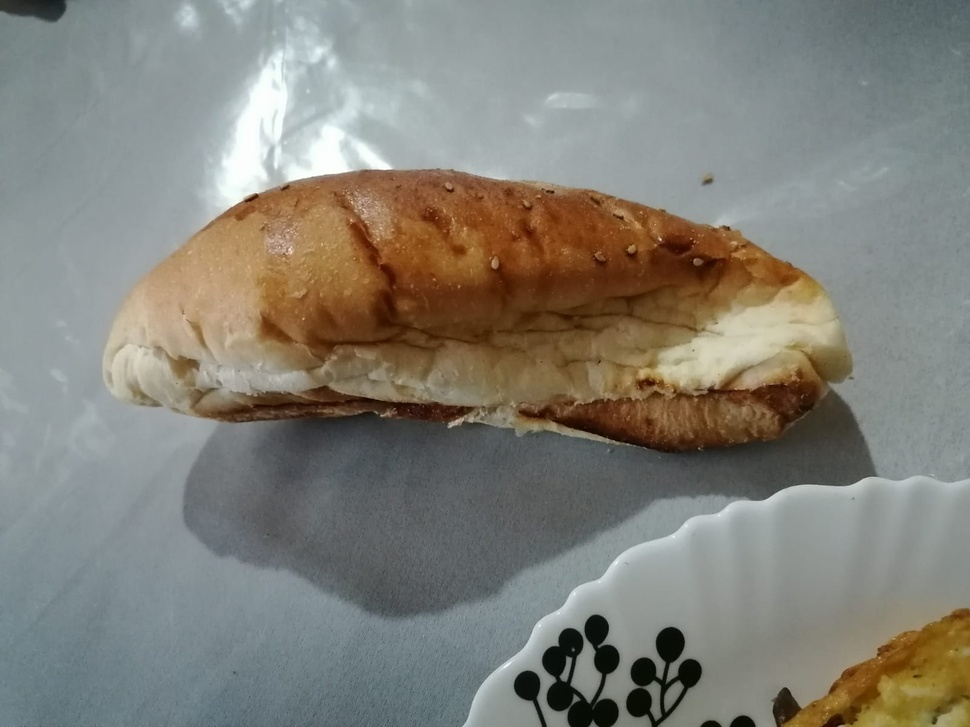
#> input picture PracticaMorfologia/bolillo.jpg, 970 x 727 px, shrunk from 1600 x 1200 before the run, found by its file name
$ python programa.py
#> lines starting #> are read from the running program, lines starting #| are printed output that depends on the picture
import cv2
import numpy as np
import matplotlib.pyplot as plt

# Cargar la imagen en escala de grises
imagen = cv2.imread('PracticaMorfologia/bolillo.jpg', cv2.IMREAD_GRAYSCALE)
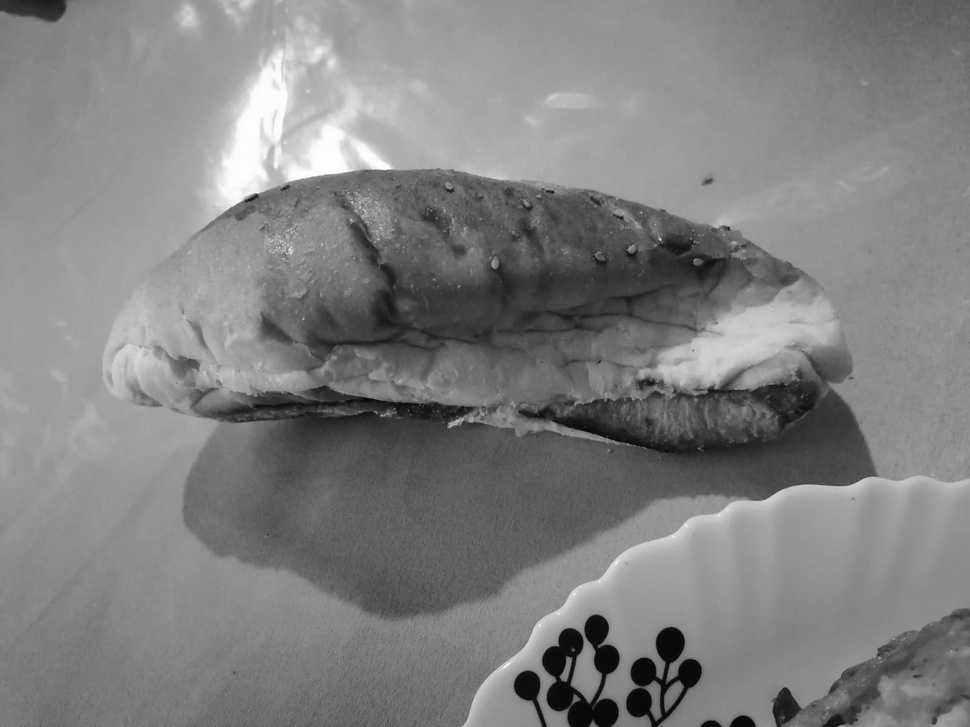
#> imagen: shape (727, 970); min 1, max 255, mean 128.3
# Mostrar la imagen original
plt.imshow(imagen, cmap='gray')
plt.title('Imagen Original')
plt.show()

### EROSION DE LA IMAGEN
# Definir el kernel para la erosión
kernel = np.ones((5,5), np.uint8)
# Aplicar la operación de erosión
imagen_erosionada = cv2.erode(imagen, kernel, iterations = 1)
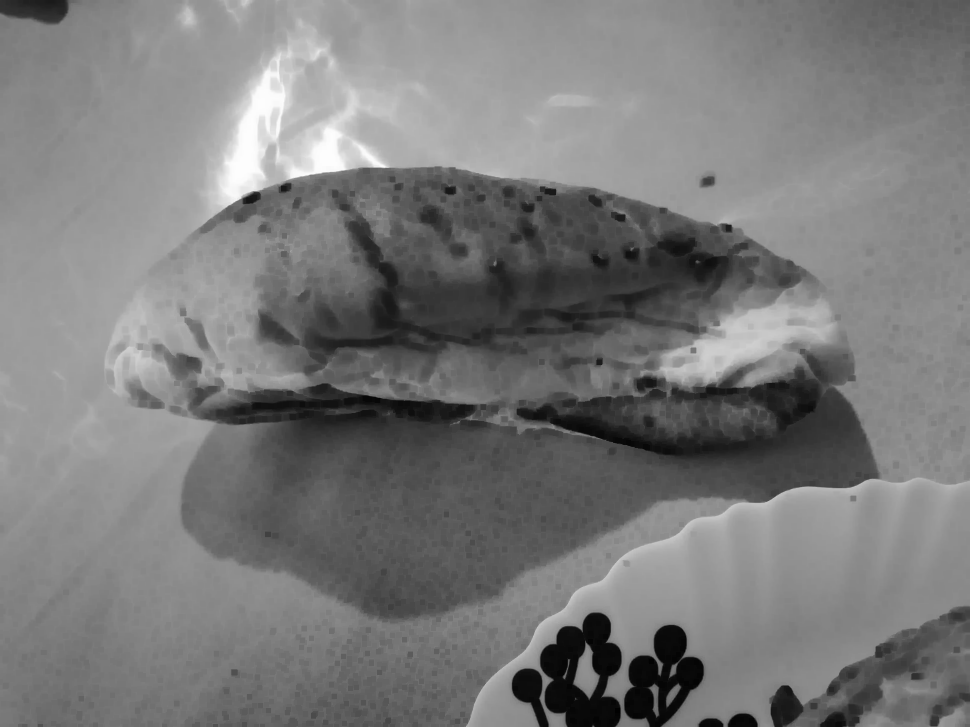
#> imagen_erosionada: shape (727, 970); min 1, max 253, mean 121.7
# Mostrar la imagen erosionada
plt.imshow(imagen_erosionada, cmap='gray')
plt.title('Imagen Erosionada')
plt.show()

### DILATACION DE LA IMAGEN
# Aplicar la operación de dilatación
imagen_dilatada = cv2.dilate(imagen, kernel, iterations = 1)
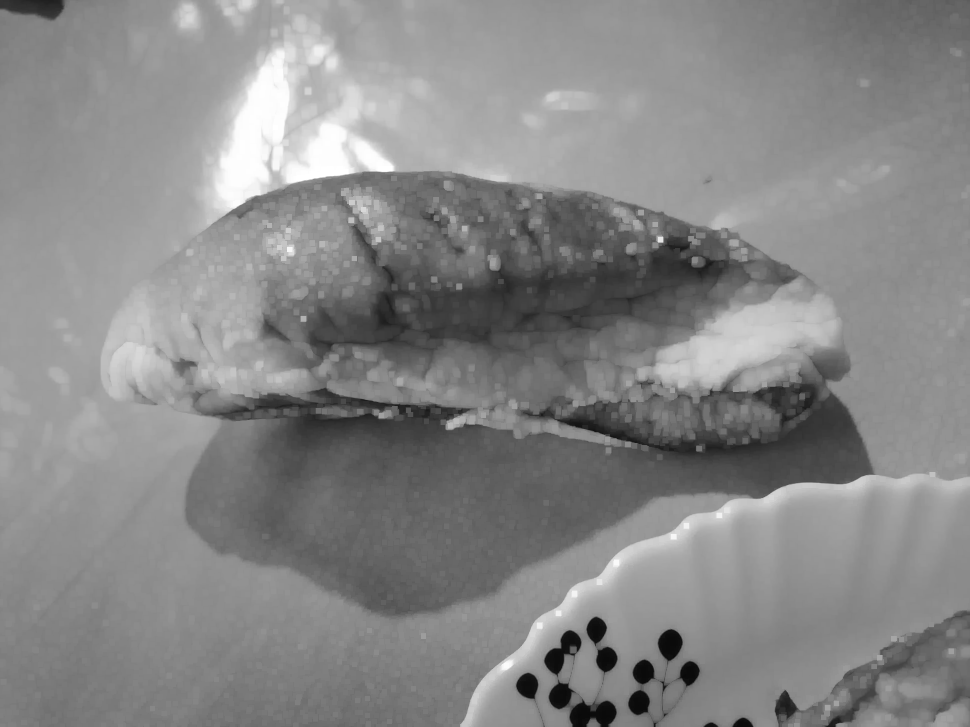
#> imagen_dilatada: shape (727, 970); min 9, max 255, mean 135
# Mostrar la imagen dilatada
plt.imshow(imagen_dilatada, cmap='gray')
plt.title('Imagen Dilatada')
plt.show()


### APERTURA DE LA IMAGEN
# Aplicar la operación de apertura
imagen_apertura = cv2.morphologyEx(imagen, cv2.MORPH_OPEN, kernel)
# Mostrar la imagen con apertura
plt.imshow(imagen_apertura, cmap='gray')
plt.title('Imagen con Apertura')
plt.show()


### CIERRE DE LA IMAGEN
# Aplicar la operación de cierre
imagen_cierre = cv2.morphologyEx(imagen, cv2.MORPH_CLOSE, kernel)
# Mostrar la imagen con cierre
plt.imshow(imagen_cierre, cmap='gray')
plt.title('Imagen con Cierre')
plt.show()

$ run again, with PracticaMorfologia/direccional.jpg copied over PracticaMorfologia/bolillo.jpg
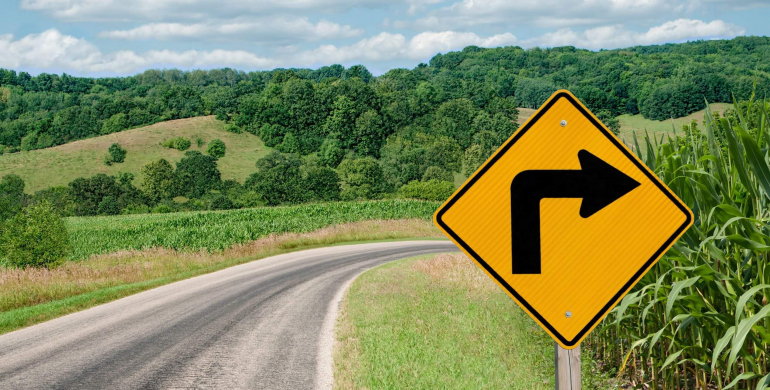
#> input picture PracticaMorfologia/direccional.jpg, 770 x 390 px, found by its file name
#> `imagen_apertura = cv2.morphologyEx(imagen, cv2.MORPH_OPEN, kernel)`:
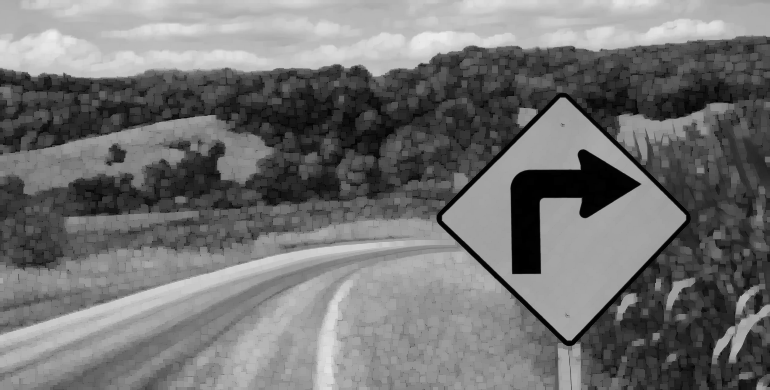
#> imagen_apertura: shape (390, 770); min 0, max 236, mean 114.5
#> `imagen_cierre = cv2.morphologyEx(imagen, cv2.MORPH_CLOSE, kernel)`:
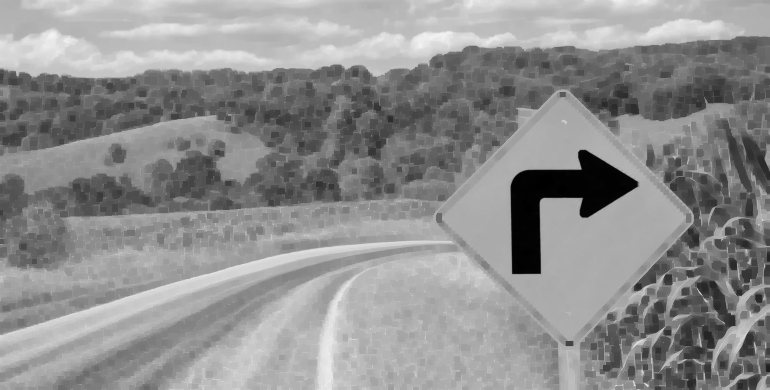
#> imagen_cierre: shape (390, 770); min 0, max 244, mean 142.4
